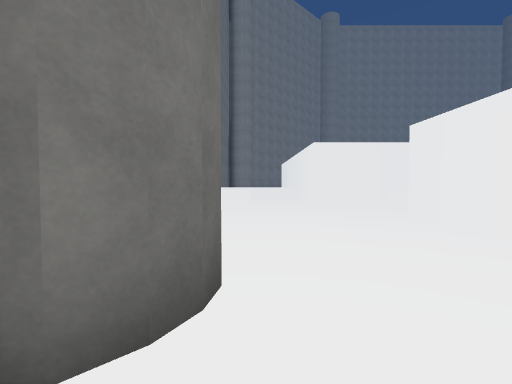
view 1 (above)

24 first-person views from a walk through a Unity game level. The camera is 1.5 m above the floor, tilts 2° down and sees 85° across. The floor is counted in squares, 2 m on a side. Each view is taken from the middle of a square. On the plan, view 1 faces up. The plan holds only what a view shows up to about 10 squares ahead; the rest is blank. The place goes on beyond the plan. Surface patterns are stand-ins for the level's own textures.

view 2
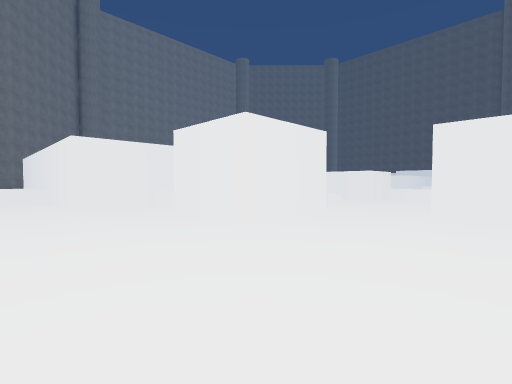

view 3
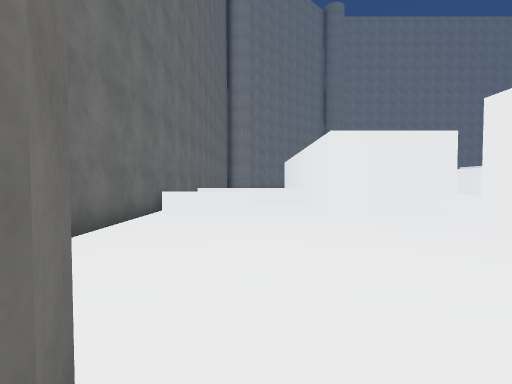

view 4
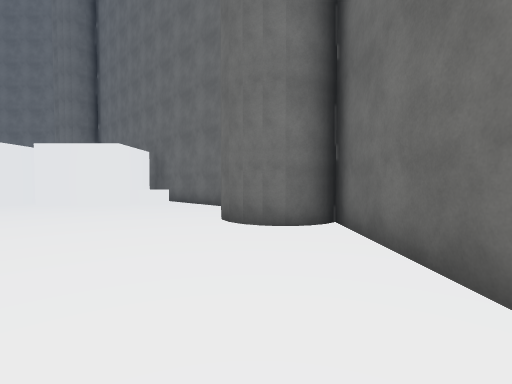

view 5
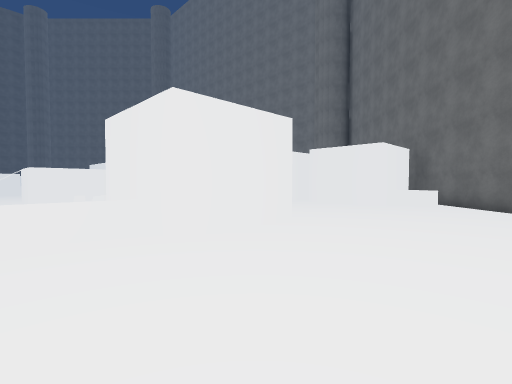

view 6
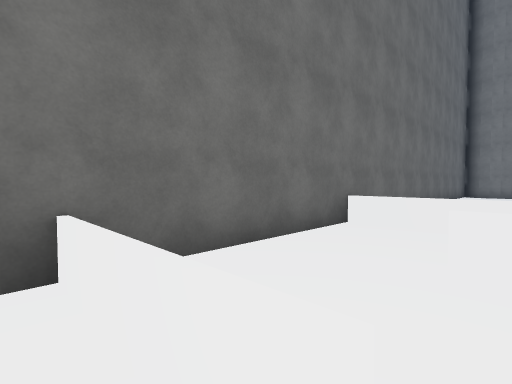

view 7
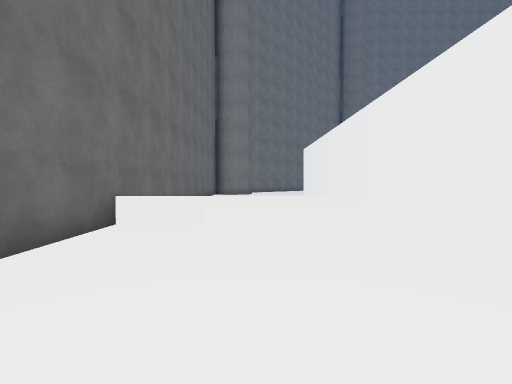

view 8
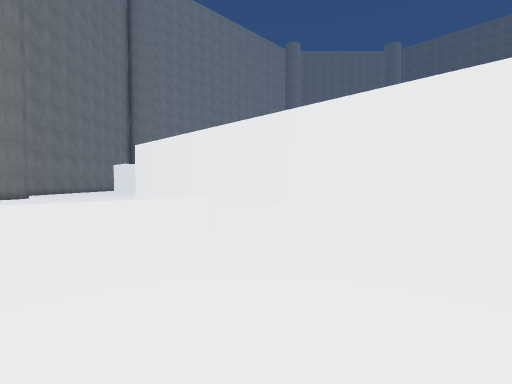

view 9
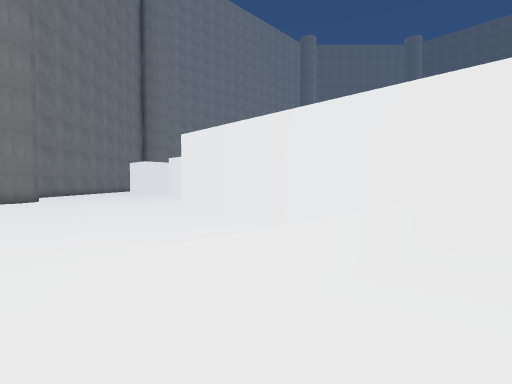

view 10
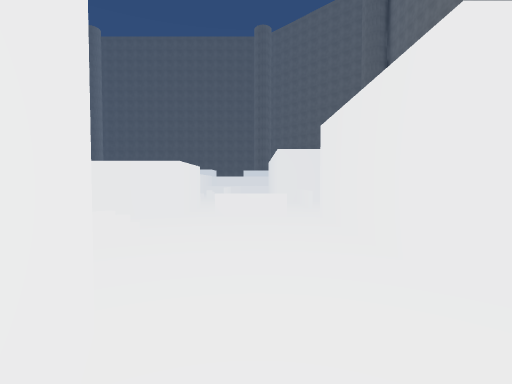

view 11
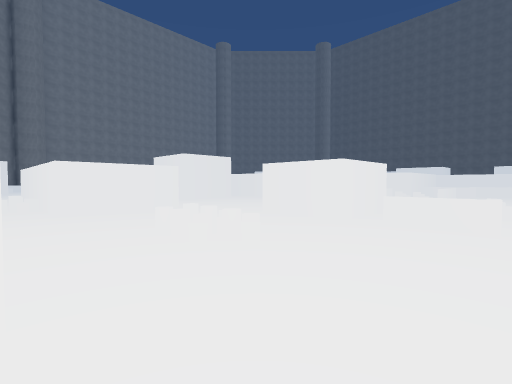

view 12
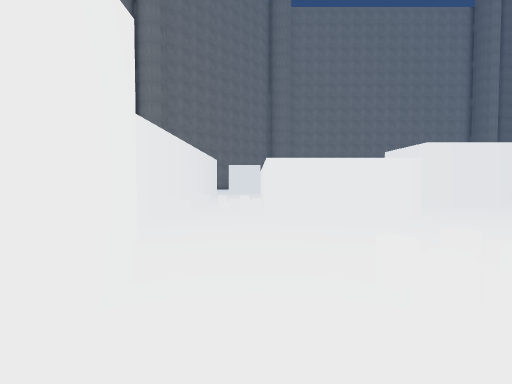

view 13
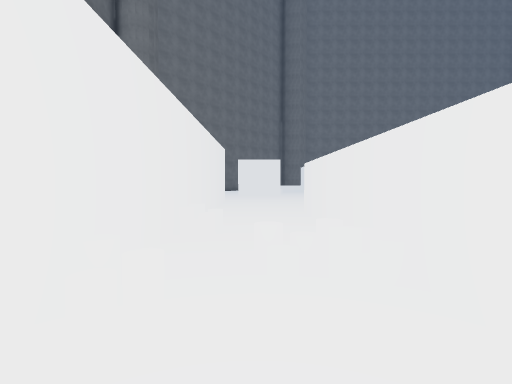

view 14
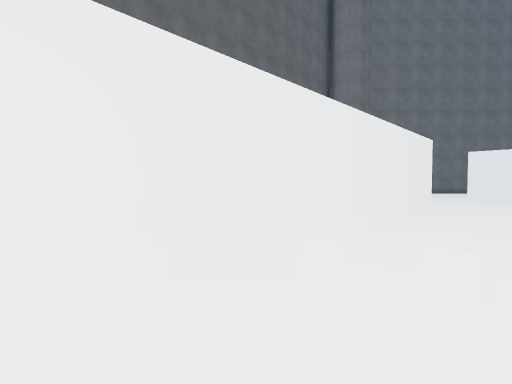

view 15
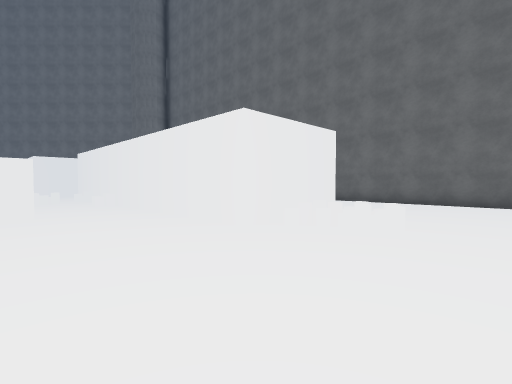

view 16
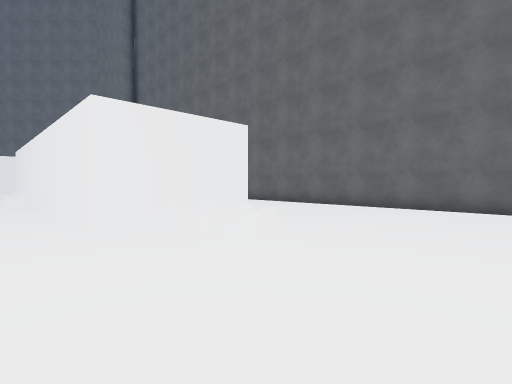

view 17
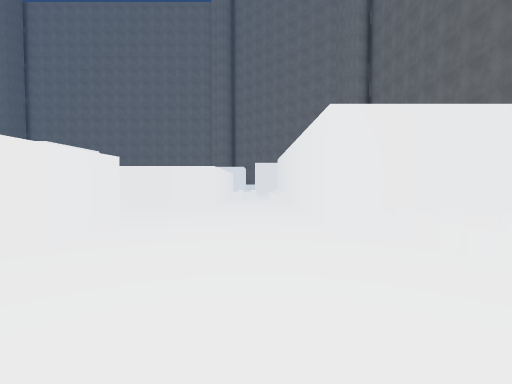

view 18
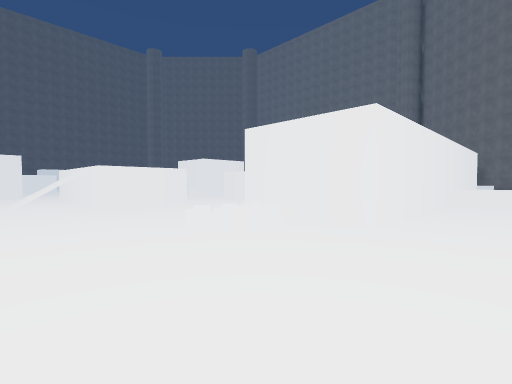

view 19
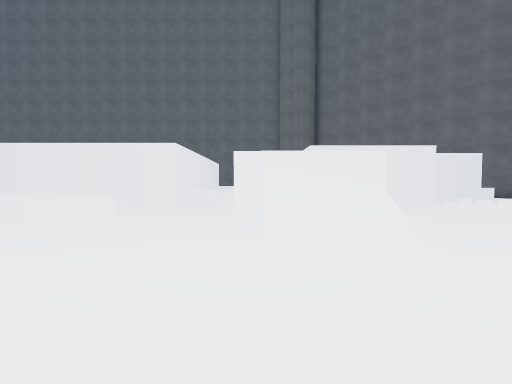

view 20
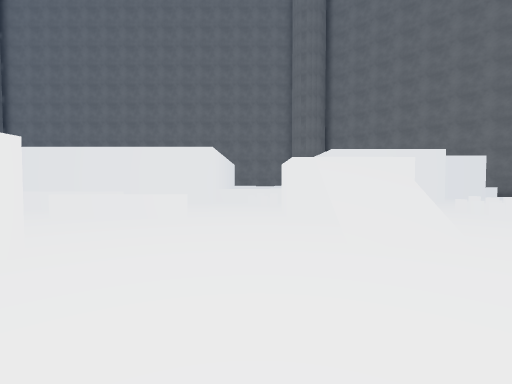

view 21
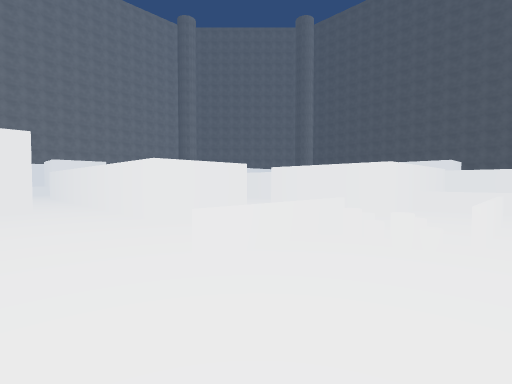

view 22
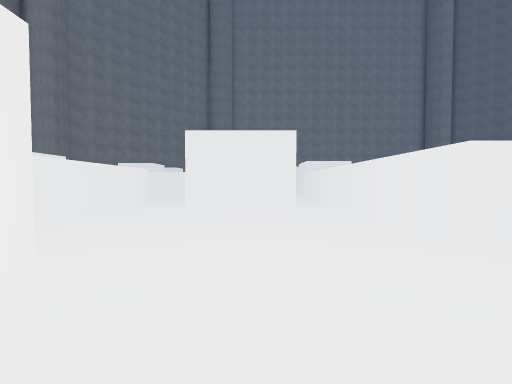

view 23
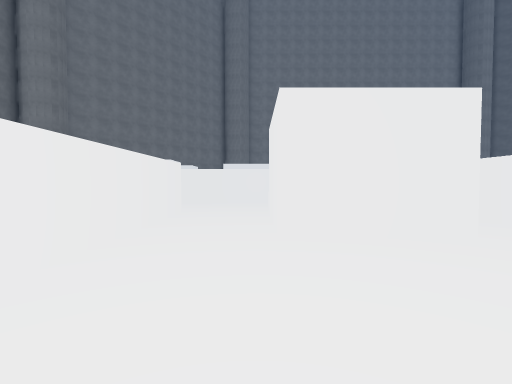

view 24
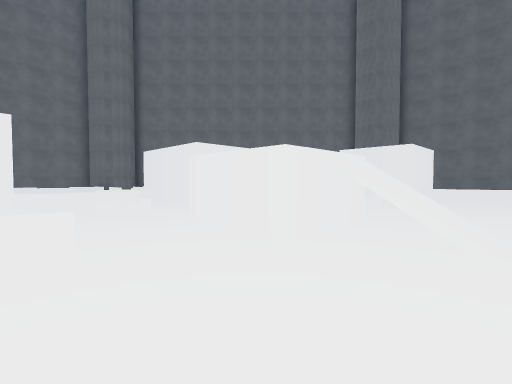

### Floor plan
Points are (right, up) in squares from view 1. A wall is a line through its corners. A room is listed if a view was taken in it or the views show most of it. See-through windows are left out.
Room 1 (views 1, 2, 3, 4, 5, 10, 11)
walls: (-0.5, 2.7) (-0.2, 2.2); (-1.3, 3.3) (-0.6, 2.9); (-0.3, 1.4) (-0.8, 0.9); (-1.7, 3.3) (-0.9, 3.2); (6.1, 3.6) (3.4, 3.6) (3.4, 6.3); (-2.1, 3.2) (-1.1, 3.3) (-0.3, 2.6) (-0.2, 2) (-0.3, 1.6) (-0.5, 1.3); (-2.5, 2.9) (-1.9, 3.2); (0.1, -0.7) (2.8, -3.5); (4.9, 8.7) (1.8, 8.7); (-2.5, 9.1) (-2.5, 2.8); (3.4, -2.9) (3.4, -0.9) (6.1, -0.9); (7, -2) (7, 1.6)
low walls: (4, 6.1) (4, 8.8); (-0.1, 9.4) (-2.5, 9.4); (2, -1.8) (3.4, -1.8)
ways out: opening at (0.5, 9) to room 2; opening at (7, 2.5) to room 4
Room 2 (views 6, 7, 8)
walls: (1.8, 8.7) (1.8, 11.9); (-2.5, 11.6) (-2.5, 9.1)
low walls: (1.9, 11.9) (-0.6, 11.9)
ways out: opening at (0.5, 9) to room 1; opening at (-1.5, 12) to room 3
Room 3 (view 9)
walls: (-2.5, 14.1) (-2.5, 11.6); (1.8, 11.9) (1.8, 14.1)
low walls: (0.5, 12) (1.8, 12); (1.9, 14) (-2.5, 14)
ways out: opening at (-1.5, 12) to room 2
Room 4 (views 12, 13, 14, 15, 16, 17, 18)
walls: (1.8, 14.1) (1.8, 19.5) (4.8, 19.5) (4.8, 9); (8.5, 18.9) (8.5, 21.6) (10.4, 21.6); (10.6, 18.9) (9.2, 18.9); (10.2, 9.4) (7.2, 9.4) (7.2, 15.9) (10.1, 15.9); (3.4, 6.3) (6.1, 6.3) (6.1, 4.8); (-2.5, 23.8) (-2.5, 14.1); (11.1, 4.7) (11.1, 6.8); (7, 1.6) (11.2, 1.6)
low walls: (0.4, 14) (1.9, 14); (4.1, 8.5) (4.1, 6.8); (11.1, 2.2) (11.1, 4)
ways out: opening at (7, 2.5) to room 1; opening at (10.5, 8.5) to room 5; opening at (11, 2) to room 6; gap at (11, 4) to room 6; opening at (9.5, 17.5); opening at (10.5, 23.5)
objects: other object (3, 20); other object (3, 21); other object (4, 20); other object (4, 21); other object (4, 22); other object (5, 11); other object (5, 13); other object (5, 14); other object (6, 11); other object (7, 11); other object (7, 12); other object (8, 5); other object (8, 6); other object (9, 5); other object (9, 6)
Room 5 (views 19, 20, 22, 23, 24)
walls: (18.9, 9.1) (16.4, 9.1) (16.4, 12.6); (15, 12.7) (12.3, 12.7) (12.3, 15.5); (11.1, 6.8) (13.3, 6.8) (13.3, 4.7); (23.4, 6.2) (20.5, 6.2) (20.5, 9.9); (10.1, 15.9) (10.1, 10.8)
low walls: (15.4, 6.3) (17.5, 6.3); (17.5, 4.5) (20.4, 4.5); (22.6, 4.2) (22.6, 6.2)
ways out: opening at (10.5, 8.5) to room 4; opening at (14.5, 6) to room 6; opening at (21.5, 4) to room 6; opening at (11, 16); opening at (16, 13); gap at (13, 7)
objects: other object (18, 5); other object (18, 6)
Room 6 (view 21)
walls: (15.5, 1) (15.5, 2.2) (22.2, 2.2); (13.3, 4.7) (11.1, 4.7)
low walls: (12.9, 1.6) (15.5, 1.6); (17.5, 6.2) (15.4, 6.2); (20.5, 4.4) (17.5, 4.4)
ways out: opening at (11, 2) to room 4; gap at (11, 4) to room 4; opening at (14.5, 6) to room 5; opening at (21.5, 4) to room 5; opening at (12, 1)
objects: other object (13, 3); other object (14, 3); other object (17, 5)

Where each view was taken, in squares from view 1:
view 1: 0 up, 0 right, facing up
view 2: 0 up, 0 right, facing up-right
view 3: 2 up, 0 right, facing up
view 4: 8 up, 1 left, facing down
view 5: 8 up, 0 right, facing down-right
view 6: 9 up, 0 right, facing up-left
view 7: 9 up, 0 right, facing up
view 8: 10 up, 2 left, facing up-right
view 9: 13 up, 2 left, facing up-right
view 10: 3 up, 5 right, facing right
view 11: 2 up, 6 right, facing up-right
view 12: 4 up, 7 right, facing up
view 13: 9 up, 6 right, facing up
view 14: 10 up, 7 right, facing up-left
view 15: 23 up, 8 right, facing down-left
view 16: 24 up, 6 right, facing down-left
view 17: 24 up, 6 right, facing down
view 18: 24 up, 0 right, facing down-right
view 19: 11 up, 13 right, facing down
view 20: 12 up, 14 right, facing down
view 21: 4 up, 14 right, facing up-right
view 22: 6 up, 14 right, facing up
view 23: 9 up, 12 right, facing up
view 24: 9 up, 16 right, facing down-left
